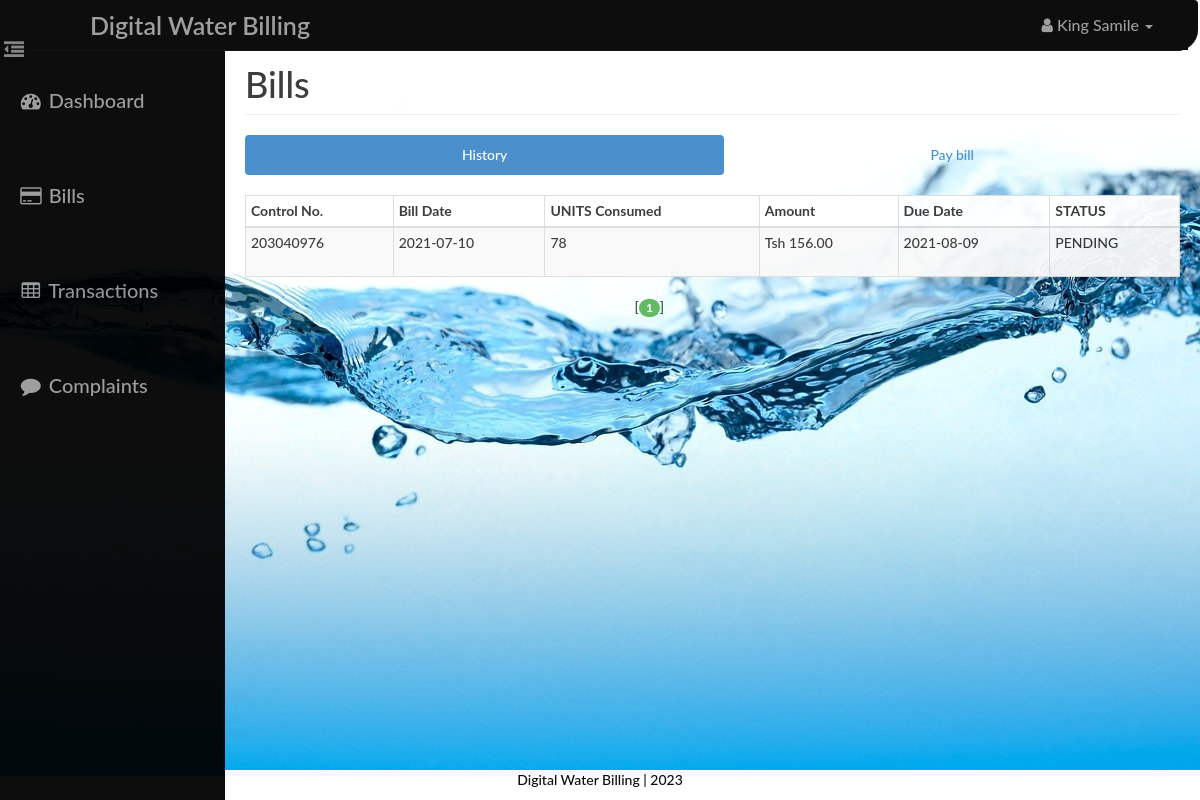
The page /user/bill.php (signed in) on the database its author committed.
### tables this page shows
CREATE TABLE `bill` (
  `id` int(14) NOT NULL,
  `aid` int(14) NOT NULL,
  `uid` int(14) NOT NULL,
  `units` int(10) NOT NULL,
  `amount` decimal(10,2) NOT NULL,
  `status` varchar(10) NOT NULL,
  `bdate` date NOT NULL,
  `ddate` date NOT NULL
);

### user/paging1.php (called while the page is built, shortened)
<?php
    $rowsperpage = 5;
    if (isset($_GET['currentpage']) && is_numeric($_GET['currentpage'])) {
       $currentpage = (int) $_GET['currentpage'];
    } else {
       $currentpage = 1;
    }
    $offset = ($currentpage - 1) * $rowsperpage;
 ?>

### Includes/user.php (called while the page is built, shortened)
<?php
    function retrieve_bills_history($id,$offset, $rowsperpage) {
        global $con;
        $query = "SELECT * FROM bill where uid={$id} ";
        $query .= "ORDER BY bdate DESC ";
        $query .= "LIMIT {$offset}, {$rowsperpage} ";
        $result = mysqli_query($con,$query);
        return $result;
    }
    function retrieve_bills_due($id,$offset, $rowsperpage) {
        global $con;
        $query  = "SELECT bill.bdate AS bdate, bill.units AS units, bill.ddate AS ddate, transaction.payable AS payable, ";
        $query .= " bill.amount AS amount ,transaction.payable-bill.amount AS dues , bill.id AS id ";
        $query .= "FROM bill , transaction ";
        $query .= "WHERE transaction.bid=bill.id AND bill.uid={$id} AND bill.status='PENDING' ";
        $query .= "ORDER BY bill.ddate desc ";
        $query .= "LIMIT {$offset}, {$rowsperpage} ";
        $result = mysqli_query($con,$query);
        return $result;
    }
 ?>

### user/bill.php (the view, shortened to what this page needs)
<?php
    require_once('head_html.php');
    require_once('../Includes/session.php');
    require_once('../Includes/user.php');
?>
<body style="background: url(./../assets/img/bg.jpg);opacity:.95;">
    <div id="wrapper">
        <?php
            require_once("nav.php");
            require_once("sidebar.php");
        ?>
        <div id="page-content-wrapper">
            <div class="container-fluid">
                <div class="row">
                    <div class="col-lg-12">
                        <h1 class="page-header">
                            Bills
                        </h1>
                        <ul class="nav nav-pills nav-justified">
                            <li class="active"><a href="#history" data-toggle="pill">History</a>
                            </li>
                            <li class=""><a href="#due" data-toggle="pill">Pay bill</a>
                            </li>
                        </ul>
                        <div class="tab-content">
                            <div class="tab-pane fade in active" id="history">
                                <div class="table-responsive">
                                    <table class="table table-hover table-striped table-bordered table-condensed" style="background: white;">
                                        <thead>
                                            <tr>
                                                <th>Control No.</th>
                                                <th>Bill Date</th>
                                                <th>UNITS Consumed</th>
                                                <th>Amount</th>
                                                <th>Due Date</th>
                                                <th>STATUS</th>
                                            </tr>
                                        </thead>
                                        <tbody>
                                            <?php
                                            include("paging1.php");
                                            $result = retrieve_bills_history($_SESSION['uid'],$offset, $rowsperpage);
                                            while($row = mysqli_fetch_assoc($result)){
                                                $my_control_number = $row['uid'] + 203040974;
                                            ?>
                                                <tr>
                                                    <td height="50">
                                                        <?php echo $my_control_number; ?>
                                                    </td>
                                                    <td height="50"><?php echo $row['bdate'] ?></td>
                                                    <td><?php echo $row['units'] ?></td>
                                                    <td><?php echo 'Tsh '.$row['amount'] ?></td>
                                                    <td><?php echo $row['ddate'] ?></td>
                                                    <td><?php echo $row['status'] ?></td>
                                                </tr>
                                            <?php  } ?>
                                        </tbody>
                                    </table>
                                    <?php include("paging2.php");  ?>
                                </div>
                            </div>
                                            <?php
                                            include("paging1.php");
                                            $result = retrieve_bills_due($_SESSION['uid'],$offset, $rowsperpage);
                                            while($row = mysqli_fetch_assoc($result)){
                                            ?>
                                                        </div>
                                                    </div>
                                            <?php
                                            }
                                            ?>
                                <?php include("paging2.php");  ?>
                                </div>
                            </div>
                        </div>
                    </div>
    <?php
    require_once("footer.php");
    ?>
</body>
</html>

### assets/css/dash_user.css (style rules this page uses)
body, html { width: 100%; height: 100%; }
body, h1, h2, h3, h4, h5, h6 { font-family: "Lato","Helvetica Neue",Helvetica,Arial,sans-serif; font-weight: 500; }
#wrapper { padding-left: 10px; padding-top: 5px; -webkit-transition: all 0.5s ease; -moz-transition: all 0.5s ease; -o-transition: all 0.5s ease; transition: all 0.5s ease; }
#page-content-wrapper { width: 100%; padding: 15px; min-height:580px; }
@media (min-width:768px) { #wrapper { padding-left: 225px; } }
@media (min-width:768px) { #page-content-wrapper { padding: 20px; } }
.table-responsive { padding-top: 20px; padding-bottom: 20px; }

### rows shown on the page
bill: uid "203040976", bdate "2021-07-10", units "78", amount "156.00", ddate "2021-08-09", status "PENDING"

### other values the page prints
$user "King Samile"
